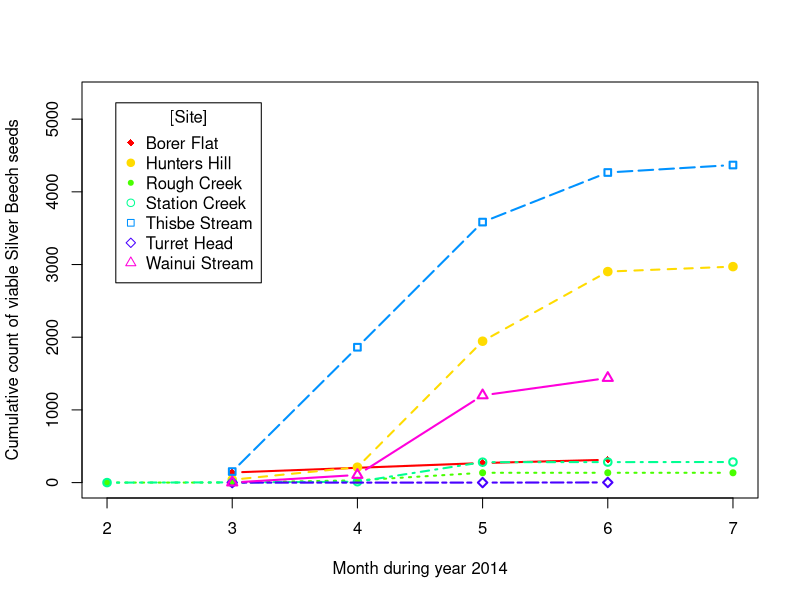

The R script that drew this image:
# Load observations for viable Silver Beech seeds
silver <- read.csv("SilverBeechViable.csv", header=TRUE)

# Create empty plot frame
plot(silver$month, silver$Cum.Sum,
type="n",
xlab="Month during year 2014",
ylab="Cumulative count of viable Silver Beech seeds")

# Plot different lines for different locations
# Approach based on Figure 11.19 in 'R In Action 2ed' by Robert Kabacoff (pub: Manning)
sites <- c("Borer Flat", "Hunters Hill", "Rough Creek", "Station Creek", "Thisbe Stream", "Turret Head", "Wainui Stream")
elementCount <- length(sites)
colors <- rainbow(elementCount)
linetype <- c(1:elementCount)
plotchar <- seq(18, 18+elementCount, 1)

# For the slide example, two locations were used to illustrate pattern
# For this code, we'll implement a loop to draw the lines
# For the Shiny app, there will be a user-selectable group of sites (checkboxes) as the dynamic piece
for (i in 1:elementCount) 
{
    loc <- subset(silver, MonitoringPlace == sites[i])
    lines(loc$month, loc$Cum.Sum,
        type="b", lwd=2,
        lty=linetype[i],col=colors[i],pch=plotchar[i])
}
legend("topleft", inset=.05, title="[Site]", col=colors, pch=plotchar, sites)


